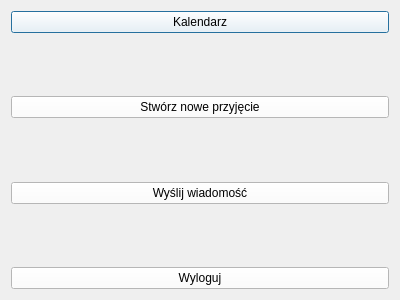
<?xml version="1.0" encoding="UTF-8"?>
<ui version="4.0">
 <class>Organizator</class>
 <widget class="QDialog" name="Organizator">
  <property name="geometry">
   <rect>
    <x>0</x>
    <y>0</y>
    <width>400</width>
    <height>300</height>
   </rect>
  </property>
  <property name="windowTitle">
   <string>Dialog</string>
  </property>
  <layout class="QVBoxLayout" name="verticalLayout">
   <item>
    <widget class="QPushButton" name="Kalendarz">
     <property name="styleSheet">
      <string notr="true">background-color:white;</string>
     </property>
     <property name="text">
      <string>Kalendarz</string>
     </property>
    </widget>
   </item>
   <item>
    <spacer name="verticalSpacer_3">
     <property name="orientation">
      <enum>Qt::Vertical</enum>
     </property>
     <property name="sizeHint" stdset="0">
      <size>
       <width>20</width>
       <height>40</height>
      </size>
     </property>
    </spacer>
   </item>
   <item>
    <widget class="QPushButton" name="NowePrzyjecie">
     <property name="styleSheet">
      <string notr="true">background-color:white;</string>
     </property>
     <property name="text">
      <string>Stwórz nowe przyjęcie</string>
     </property>
    </widget>
   </item>
   <item>
    <spacer name="verticalSpacer_2">
     <property name="orientation">
      <enum>Qt::Vertical</enum>
     </property>
     <property name="sizeHint" stdset="0">
      <size>
       <width>20</width>
       <height>40</height>
      </size>
     </property>
    </spacer>
   </item>
   <item>
    <widget class="QPushButton" name="Wiadomosc">
     <property name="styleSheet">
      <string notr="true">background-color:white;</string>
     </property>
     <property name="text">
      <string>Wyślij wiadomość</string>
     </property>
    </widget>
   </item>
   <item>
    <spacer name="verticalSpacer">
     <property name="orientation">
      <enum>Qt::Vertical</enum>
     </property>
     <property name="sizeHint" stdset="0">
      <size>
       <width>20</width>
       <height>40</height>
      </size>
     </property>
    </spacer>
   </item>
   <item>
    <widget class="QPushButton" name="Wyloguj">
     <property name="styleSheet">
      <string notr="true">background-color:white;</string>
     </property>
     <property name="text">
      <string>Wyloguj</string>
     </property>
    </widget>
   </item>
  </layout>
 </widget>
 <resources/>
 <connections/>
</ui>
